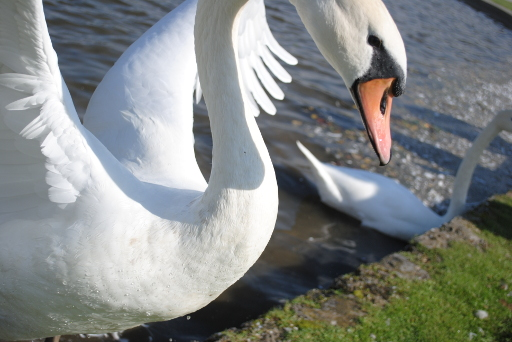
%> input picture demos/swan-512.jpg, 512 x 342 px
$ octave lec07_varying_diffusion.m   (GNU Octave 9; MATLAB toolbox functions it lacks are replaced by stand-ins)
%> lines starting %> are read from the running program, lines starting %| are printed output that depends on the picture
### demos/varying_diffusion.m
%% Solving the 2-D diffusion equation with spatially varying D by the Finite Difference
%
%  u = varying_diffusion(U, dt,f,N) where U is a 2D matrix representing
%       the initial conditions, f is a function evaluating K(x,y) and N is the number of timesteps
%
%
% Boundary Conditions = Zero-neumann
%
% $$u_t = (K(x,y) u_x)_x + (K(x,y) u_y)_y$$
%
% $$\frac{\partial u}{\partial x}(0,y,t) = 0$$
%
% $$\frac{\partial u}{\partial x}(L,y,t) = 0$$
%
% $$\frac{\partial u}{\partial y}(x,0,t) = 0$$
%
% $$\frac{\partial u}{\partial y}(x,L,t) = 0$$
%
function u = varying_diffusion(u, dt, lambda2, N)
  %%
  % Get size of initial condition matrix
  [nx ny] = size(u);

  %%
  % Setup indexing. We don't update the boundary pixels, as they are set by
  % the boundary conditions
  i=2:nx-1;
  j=2:ny-1;

  [I,J] = meshgrid(0:1/nx:1,0:1/ny:1);

  s2 = zeros(nx,ny);
  K = zeros(nx,ny);

  %%
  % Loop through timesteps
  for it=1:N

      s2(i,j) = (u(i+1,j)-u(i-1,j)).^2 + (u(i,j+1)-u(i,j-1)).^2;
      K(i,j) = 1.0./(1.0+s2(i,j)/lambda2);

      %%
      % Forward time, centred space
      u(i,j) = u(i,j) + 0.5*dt*( ...
                    (K(i+1,j)+K(i,j)).*u(i+1,j) + ...
                    (K(i-1,j)+K(i,j)).*u(i-1,j) + ...
                    (K(i,j+1)+K(i,j)).*u(i,j+1) + ...
                    (K(i,j-1)+K(i,j)).*u(i,j-1) - ...
                    (K(i+1,j)+K(i-1,j)+K(i,j+1)+K(i,j-1)+4*K(i,j)).*u(i,j));

      %%
      % Zero-neumann boundary conditions
      u(1,:) = u(2,:);
      u(nx,:) = u(nx-1,:);
      u(:,1) = u(:,2);
      u(:,ny) = u(:,ny-1);
  end
end

### demos/lec07_varying_diffusion.m
%% Load Image and add noise
% Read image and convert to double
u = double(imread('swan-512.jpg'));
r = u(:,:,1);
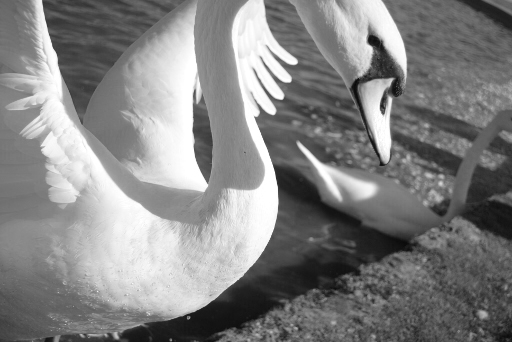
%> r: size 342x512 double; min 8, max 255, mean 130.7
g = u(:,:,2);
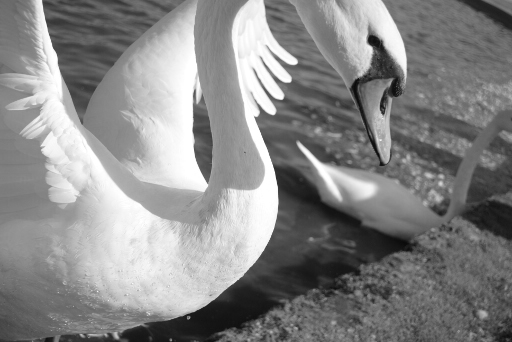
%> g: size 342x512 double; min 10, max 255, mean 135.1
b = u(:,:,3);
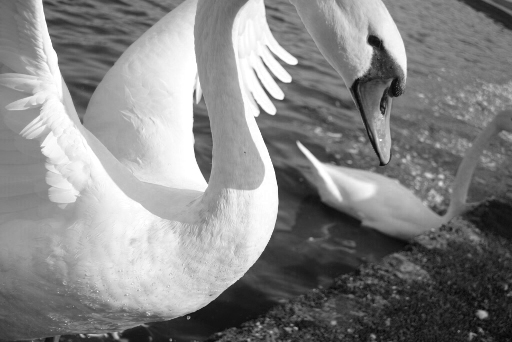
%> b: size 342x512 double; min 6, max 255, mean 133.6
u = 0.299*r + 0.587*g + 0.144*b;
%> u: size 342x512 double

%%
% Add normal noise with mean 0 and variance 25
u = u + 25.0*randn (size(u));

%%
% Display before image
figure
colormap gray
imagesc(uint8(u));
title('before');
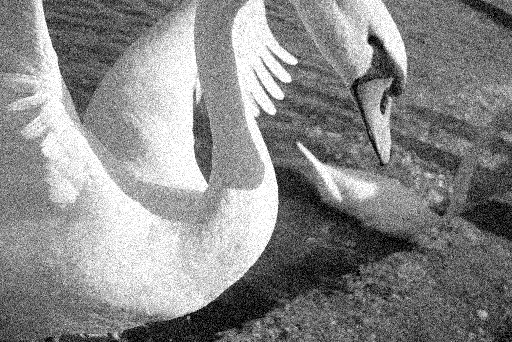
%> displayed picture: size 342x512x3, on the screen's scale of 0 to 255; min 0, max 255, mean 136.5

u = varying_diffusion(u,0.1,5^2,200);
%> after the loop in varying_diffusion, `for it=1:N`:
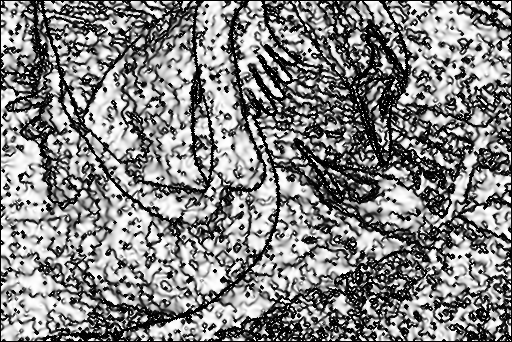
%> K: size 342x512 double; min 0, max 1, mean 0.517
%> after the loop in varying_diffusion, `for it=1:N`:
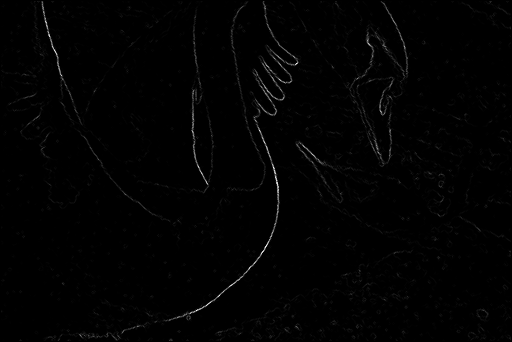
%> s2: size 342x512 double; min 0, max 72149.4, mean 643.5; drawn with min black and max white
%> after the loop in varying_diffusion, `for it=1:N`:
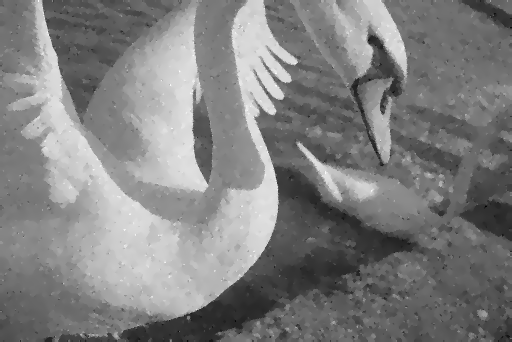
%> u: size 342x512 double; min -34.74, max 307.6, mean 137.6; drawn with min black and max white

% Display after image
figure
colormap gray
imagesc(uint8(u));
title('after');
